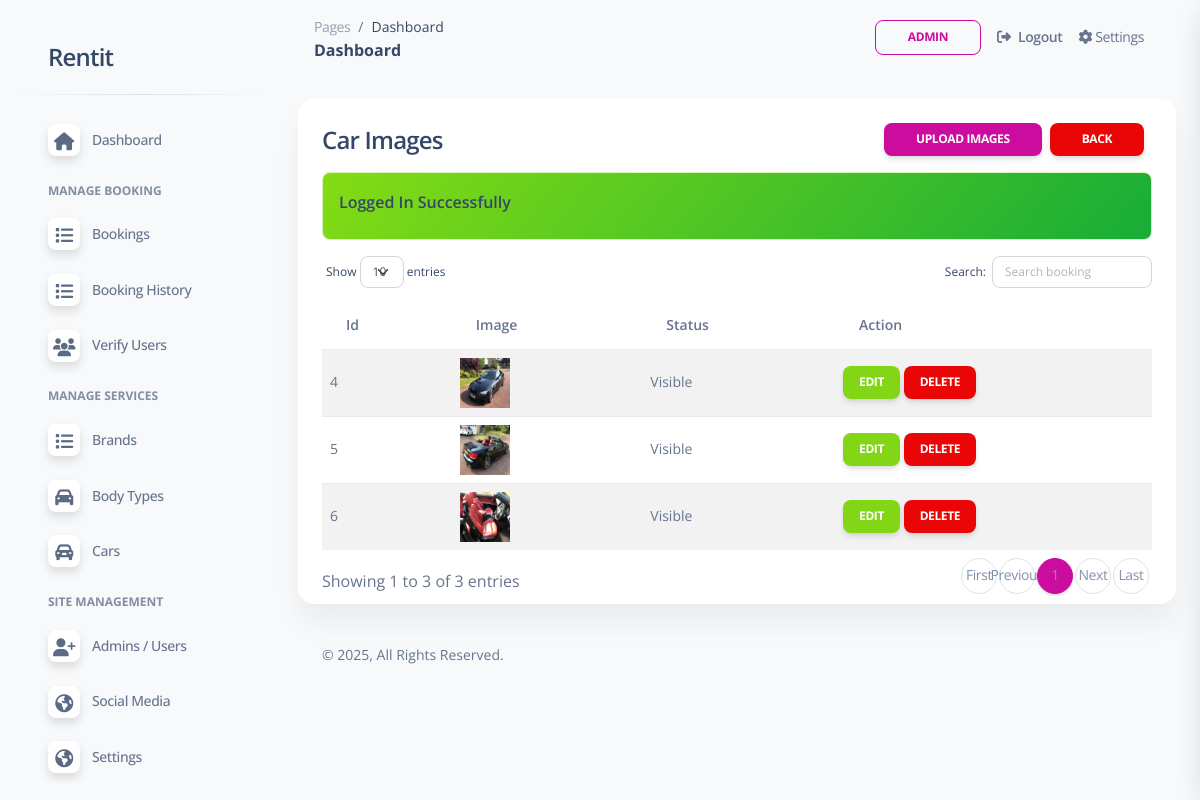
Screenshot of /admin/car-images.php?id=2 (signed in) with the database file from the repository.
### tables this page shows
CREATE TABLE `web_settings` (
  `id` int(11) UNSIGNED NOT NULL,
  `title` varchar(255) NOT NULL,
  `url` varchar(255) DEFAULT NULL,
  `description` varchar(1000) DEFAULT NULL,
  `logo` varchar(100) DEFAULT NULL,
  `address` varchar(500) DEFAULT NULL,
  `email1` varchar(100) DEFAULT NULL,
  `email2` varchar(100) DEFAULT NULL,
  `phone1` varchar(15) DEFAULT NULL,
  `phone2` varchar(15) DEFAULT NULL
);

CREATE TABLE `car_images` (
  `id` int(11) UNSIGNED NOT NULL,
  `car_id` int(11) NOT NULL,
  `image` varchar(200) NOT NULL,
  `is_thumbnail` tinyint(1) NOT NULL DEFAULT 0,
  `status` tinyint(1) NOT NULL DEFAULT 0
);

### admin/car-images.php (the view, shortened to what this page needs)
<?php
include('includes/header.php');
?>
    <div class="row">
        <div class="col-12">
            <div class="card mb-4">
                <div class="card-header pb-0">
                    <h4>Car Images
                        <a href="cars.php" class="btn btn-danger btn-sm float-end mx-2">Back</a>
                        <a href="car-images-create.php?id=<?=checkParamId('id');?>" class="btn btn-primary btn-sm float-end">Upload Images</a>
                    </h4>
                </div>
                <div class="card-body pt-0 pb-2">
                    <?php
                        $carId = checkParamId('id');
                        $query = "SELECT * FROM car_images WHERE car_id='$carId' ";
                        $result = mysqli_query($conn, $query);
                        if($result)
                        {
                            if(mysqli_num_rows($result) > 0){
                                ?>
                                <div class="table-responsive p-0">
                                    <table id="myTable" class="table table-striped align-items-center justify-content-center">
                                        <thead>
                                            <tr>
                                                <th>Id</th>
                                                <th>Image</th>
                                                <th>Status</th>
                                                <th>Action</th>
                                            </tr>
                                        </thead>
                                        <tbody>
                                            <?php
                                                foreach($result as $item) :
                                                ?>
                                                <tr>
                                                    <td><?= $item['id']; ?></td>
                                                    <td>
                                                        <?php if($item['image'] != ''){ ?>
                                                            <img src="<?= '../'.$item['image']; ?>" style="width: 50px;height: 50px;" alt="Brand" />
                                                        <?php }else{ echo "No Image"; } ?>
                                                    </td>
                                                    <td><?= $item['status'] == true ? 'Hidden':'Visible'; ?></td>
                                                    <td>
                                                        <a href="car-images-edit.php?id=<?= $item['id'];?>" class="btn px-3 mb-0 btn-success btn-sm">Edit</a>
                                                        <a href="car-images-delete.php?id=<?= $item['id'];?>"
                                                            onclick="return confirm('Are you sure you want to delete data?')"
                                                            class="btn mb-0 px-3 btn-danger btn-sm">
                                                            Delete
                                                        </a>
                                                    </td>
                                                </tr>
                                                <?php
                                                endforeach;
                                        ?>
                                        </tbody>
                                    </table>
                                </div>
                                <?php
                            }else{
                                echo "<h5>No Record Found!</h5>";
                            }
                        }
                        else
                        {
                            echo "<h5>No Record Available!</h5>";
                        }
                    ?>
                </div>
            </div>
        </div>
    </div>
<?php include('includes/footer.php'); ?>

### admin/includes/sidebar.php (shortened to what this page needs)
<?php
$pageName = substr($_SERVER["SCRIPT_NAME"],strrpos($_SERVER["SCRIPT_NAME"],"/")+1);
?>
<aside class="sidenav navbar navbar-vertical navbar-expand-xs border-0 border-radius-xl my-3 fixed-start ms-3 " id="sidenav-main">
    <div class="sidenav-header">
      <a class="navbar-brand m-0" href="dashboard.php" target="_blank">
        <h4><?= webSetting('title') ?? 'Funda Services'; ?></h4>
      </a>
    </div>
    <hr class="horizontal dark mt-0">
    <div class="collapse navbar-collapse w-auto" id="sidenav-collapse-main">
      <ul class="navbar-nav">
        <li class="nav-item">
          <a class="nav-link
            <?= $pageName == "dashboard.php"?'active':'' ?>" href="dashboard.php">
            <div class="icon icon-shape icon-sm shadow border-radius-md bg-white text-center me-2 d-flex align-items-center justify-content-center">
                <i class="fa fa-home <?= $pageName == "dashboard.php"?'text-white':'text-dark' ?>   text-lg"></i>
            </div>
            <span class="nav-link-text ms-1">Dashboard</span>
          </a>
        </li>
        <li class="nav-item mt-3">
          <h6 class="ps-4 ms-2 text-uppercase text-xs font-weight-bolder opacity-6">Manage Booking</h6>
        </li>
        <li class="nav-item">
          <a class="nav-link  <?= $pageName == "bookings.php"?'active':'' ?>"  href="bookings.php">
            <div class="icon icon-shape icon-sm shadow border-radius-md bg-white text-center me-2 d-flex align-items-center justify-content-center">
                <i class="fa fa-list <?= $pageName == "bookings.php"?'text-white':'text-dark' ?>   text-lg"></i>
            </div>
            <span class="nav-link-text ms-1">Bookings</span>
          </a>
        </li>
        <li class="nav-item">
          <a class="nav-link <?= $pageName == "booking-history.php"?'active':'' ?>" href="booking-history.php">
            <div class="icon icon-shape icon-sm shadow border-radius-md bg-white text-center me-2 d-flex align-items-center justify-content-center">
                <i class="fa fa-list <?= $pageName == "booking-history.php"?'text-white':'text-dark' ?> text-lg"></i>
            </div>
            <span class="nav-link-text ms-1">Booking History</span>
          </a>
        </li>
        <li class="nav-item">
          <a class="nav-link <?= $pageName == "verify-users.php"?'active':'' ?>" href="verify-users.php">
            <div class="icon icon-shape icon-sm shadow border-radius-md bg-white text-center me-2 d-flex align-items-center justify-content-center">
                <i class="fa fa-users <?= $pageName == "verify-users.php"?'text-white':'text-dark' ?> text-lg"></i>
            </div>
            <span class="nav-link-text ms-1">Verify Users</span>
          </a>
        </li>
        <li class="nav-item mt-3">
          <h6 class="ps-4 ms-2 text-uppercase text-xs font-weight-bolder opacity-6">Manage Services</h6>
        </li>
        <li class="nav-item">
          <a class="nav-link <?= $pageName == "brands.php"?'active':'' ?>" href="brands.php">
            <div class="icon icon-shape icon-sm shadow border-radius-md bg-white text-center me-2 d-flex align-items-center justify-content-center">
                <i class="fa fa-list <?= $pageName == "brands.php"?'text-white':'text-dark' ?>   text-lg"></i>
            </div>
            <span class="nav-link-text ms-1">Brands</span>
          </a>
        </li>
        <li class="nav-item">
          <a class="nav-link
            <?= $pageName == "body-types.php"?'active':'' ?>"
            href="body-types.php">
            <div class="icon icon-shape icon-sm shadow border-radius-md bg-white text-center me-2 d-flex align-items-center justify-content-center">
                <i class="fa fa-car <?= $pageName == "body-types.php"?'text-white':'text-dark' ?>   text-lg"></i>
            </div>
            <span class="nav-link-text ms-1">Body Types</span>
          </a>
        </li>
        <li class="nav-item">
          <a class="nav-link <?= $pageName == "cars.php"?'active':'' ?>" href="cars.php">
            <div class="icon icon-shape icon-sm shadow border-radius-md bg-white text-center me-2 d-flex align-items-center justify-content-center">
                <i class="fa fa-car-alt <?= $pageName == "cars.php"?'text-white':'text-dark' ?>   text-lg"></i>
            </div>
            <span class="nav-link-text ms-1">Cars</span>
          </a>
        </li>
        <li class="nav-item mt-3">
          <h6 class="ps-4 ms-2 text-uppercase text-xs font-weight-bolder opacity-6">Site Management</h6>
        </li>
        <li class="nav-item">
          <a class="nav-link <?= $pageName == "users.php"?'active':'' ?>" href="users.php">
            <div class="icon icon-shape icon-sm shadow border-radius-md bg-white text-center me-2 d-flex align-items-center justify-content-center">
                <i class="fa fa-user-plus <?= $pageName == "users.php"?'text-white':'text-dark' ?>   text-lg"></i>
            </div>
            <span class="nav-link-text ms-1">Admins / Users</span>
          </a>
        </li>
        <li class="nav-item">
          <a class="nav-link <?= $pageName == "social-media.php"?'active':'' ?>" href="social-media.php">
            <div class="icon icon-shape icon-sm shadow border-radius-md bg-white text-center me-2 d-flex align-items-center justify-content-center">
                <i class="fa fa-globe <?= $pageName == "social-media.php"?'text-white':'text-dark' ?>   text-lg"></i>
            </div>
            <span class="nav-link-text ms-1">Social Media</span>
          </a>
        </li>
        <li class="nav-item">
          <a class="nav-link <?= $pageName == "settings.php"?'active':'' ?>"
          href="settings.php">
            <div class="icon icon-shape icon-sm shadow border-radius-md bg-white text-center me-2 d-flex align-items-center justify-content-center">
                <i class="fa fa-globe <?= $pageName == "settings.php"?'text-white':'text-dark' ?> text-lg" ></i>
            </div>
            <span class="nav-link-text ms-1">Settings</span>
          </a>
        </li>
      </ul>
    </div>
  </aside>

### admin/assets/css/nucleo-svg.css (style rules this page uses)
.icon { display: inline-block; color: #111111; height: 1em; width: 1em; }
.icon-sm { height: 0.8em; width: 0.8em; }
.icon { fill: currentColor; stroke: none; }

### rows the page displays
web_settings: title "Rentit"
car_images: id "4", image (picture), status "Visible"
car_images: id "5", image (picture), status "Visible"
car_images: id "6", image (picture), status "Visible"

### other values shown
$_SESSION['loggedInUser']['name'] "ADMIN"
$_SESSION['status'] "Logged In Successfully"
